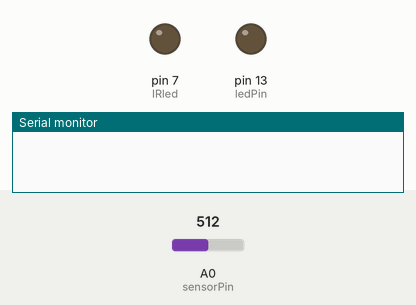
This sketch was run on a simulated Arduino Uno, built with avr-gcc and run on an emulated ATmega328P. On the bench: output pins drawn as LEDs (lit = HIGH), the last lines printed to the serial monitor. Dashed ring = blinking. The inputs (shaded band) are chosen by the test bench; at power-on: A0 (sensorPin) = 512. Pins used as bus, display or sensor lines are not drawn.

Above: at 1.2 s.
1.3 s: A0 (sensorPin) set to 588
2.8 s: A0 (sensorPin) set to 619
At 4.13 s:
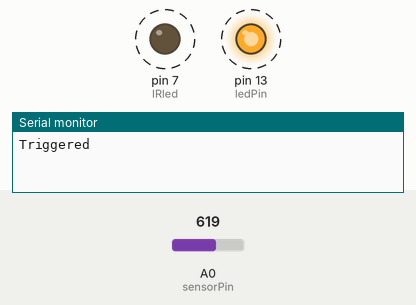
5.8 s: A0 (sensorPin) set to 590
At 6.4 s:
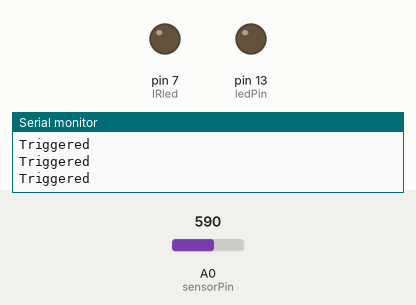
7.3 s: A0 (sensorPin) set to 610
At 8.3 s:
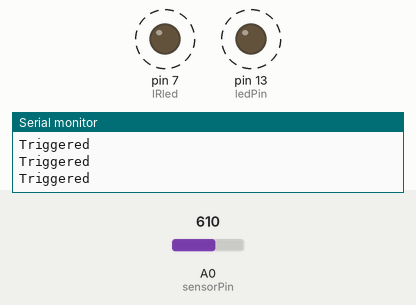
Timing chart, 0 to 11.3 s (numbered marks = the images above; inputs shaded):
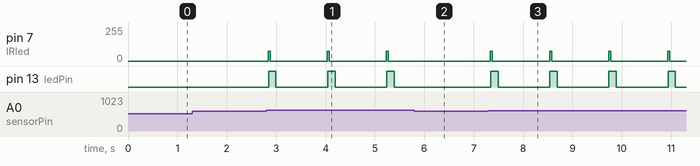

The sketch:

flashything.ino
```cpp
// sensorPin == input from comparator
int sensorPin = A0;

// pin for IR diode
int IRled = 7;

// internal LED
int ledPin = 13;

// pin with optocouplers, for triggering flashes/cameras
int trigger = 2;

void setup() {
  Serial.begin(115200);
  while (!Serial) {
  }

  pinMode(ledPin, OUTPUT);
  digitalWrite(trigger, LOW);
  pinMode(trigger, OUTPUT);
  pinMode(IRled, OUTPUT);

}


void loop() {

  if (analogRead(sensorPin) > 600){

    digitalWrite(trigger, HIGH);
    shutter();
    digitalWrite(ledPin, HIGH);
    delay(150);
    digitalWrite(trigger, LOW);
    digitalWrite(ledPin, LOW);
    Serial.println("Triggered");
    delay(1000);

  }
}

// https://playground.arduino.cc/Main/SonyShutterIR/


void shutter()
{
  // Code to send Shutter release command B4B8F
  const static int SCodeBits[] = {1,0,1,1,0,1,0,0,1,0,1,1,1,0,0,0,1,1,1,1};

  // Code to send 2 X delay Shutter release command ECB8F (Not used)
  const static int S2CodeBits[] = {1,1,1,0,1,1,0,0,1,0,1,1,1,0,0,0,1,1,1,1};

  for (int i=1; i <= 1; i++)  // Send Command 3 times as per Sony Specs
  {
    header();                    // Send the Start header
    for (int i=0; i <= 19; i++)  // Loop to send the bits
    {
          if(SCodeBits[i] == 1)  // Is Data_is_One to be sent ?
          {
            Data_is_One();              // Yes, send a Data_is_One bit
          }
          else                  // No, Data_is_Zero to be sent
          {
            Data_is_Zero();              // Send a Data_is_Zero bit
          }
    }
    delay(11);                  // Delay Padding to give approx 45mS between command starts
  }
}
// Routine to give the 40kHz burst signal
void burst()                   // 40KHz burst
{
  digitalWrite(IRled, HIGH);   // sets the pin on
  delayMicroseconds(10);       // pauses for 13 microseconds  (fudged to 10uS Delay)
  digitalWrite(IRled, LOW);    // sets the pin off
  delayMicroseconds(8);        // pauses for 12 microseconds   (fudged to 8uS Delay)
}

// Routine to give a quiet period of data
void quiet()                   // Quiet burst
{
  digitalWrite(IRled, LOW);    // sets the pin off
  delayMicroseconds(10);       // pauses for 13 microseconds   (fudged to 10uS Delay)
  digitalWrite(IRled, LOW);    // sets the pin off
  delayMicroseconds(8);        // pauses for 12 microseconds    (fudged to 8uS Delay)
}

// Routine to send header data burst
// This allows the IR receiver to set its AGC (Gain)
// Header Burst Timing is 96 * 0.025uS = 2.4mS
// Quiet Timing is 24 * 0.025uS = 600uS
void header()
{
    for (int i=1; i <= 96; i++){
      burst();                // 40kHz burst
    }
    for (int i=1; i <= 24; i++){
      quiet();                // No 40 kHz
    }
}

// Routine to send one data burst
// Burst Timing is 48 * 0.025uS = 1.2mS
// Quiet Timing is 24 * 0.025uS = 600uS
void Data_is_One()
{
    for (int i=1; i <= 48; i++){
      burst();                // 40kHz burst
    }
    for (int i=1; i <= 24; i++){
      quiet();                // No 40 kHz
    }
}

// Routine to send zero data burst
// Burst Timing is 24 * 0.025uS = 600uS
// Quiet Timing is 24 * 0.025uS = 600uS
void Data_is_Zero()
{
    for (int i=1; i <= 24; i++){
      burst();                // 40 kHz burst
    }
    for (int i=1; i <= 24; i++){
      quiet();                // No 40 kHz
    }
}
```

Measured:
- the behaviour switches between 600 and 601 on A0 (sensorPin) (found by bisection; images 0 and 1)
- after the input at 1.3 s, every drawn part: stays the same
- after the input at 2.8 s, pin 7 (IRled): alternates 73/255 for 0.04 s and 0/255 for 1.2 s, starting at once; pin 13 (ledPin): alternates HIGH for 0.15 s and LOW for 1.0 s, starting after 0.05 s
- after the input at 5.8 s, pin 7 (IRled): stays 0/255 (without the input it goes to 73/255 after 0.63 s); pin 13 (ledPin): stays LOW (without the input it goes to HIGH after 0.64 s)
- after the input at 7.3 s, pin 7 (IRled): alternates 73/255 for 0.04 s and 0/255 for 1.2 s, starting at once; pin 13 (ledPin): alternates HIGH for 0.15 s and LOW for 1.0 s, starting after 0.05 s
